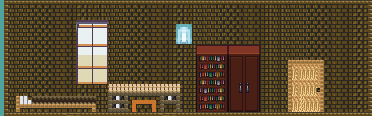

Below is a game level as drawn by its tile map, then a one-line description and the .tmx that defines it (tile-layer data replaced by summaries):
An orthogonal 93x29 tile map with 4x4 px tiles, 5 tile layers (Background, goods, solids, platform, ...), 3 tilesets.

<map version="1.0" orientation="orthogonal" renderorder="right-down" width="93" height="29" tilewidth="4" tileheight="4" backgroundcolor="#4fa39c" nextobjectid="1">
 <tileset firstgid="1" name="town" tilewidth="4" tileheight="4" tilecount="16384" columns="128">
  <image source="town.png" trans="ff00ff" width="512" height="512" />
 </tileset>
 <tileset firstgid="16385" name="base_out_atlas" tilewidth="4" tileheight="4" tilecount="65536" columns="256">
  <image source="base_out_atlas.png" trans="ff00ff" width="1024" height="1024" />
 </tileset>
 <tileset firstgid="81921" name="obj_misk_atlas" tilewidth="4" tileheight="4" tilecount="65536" columns="256">
  <image source="obj_misk_atlas.png" trans="ff00ff" width="1024" height="1024" />
 </tileset>
 <layer name="Background" width="93" height="29">
  <data>[2697 cells, 2583 non-empty, 171 distinct tile ids]</data>
 </layer>
 <layer name="goods" width="93" height="29">
  <data>[2697 cells, 639 non-empty, 289 distinct tile ids]</data>
 </layer>
 <layer name="solids" width="93" height="29">
  <data>[2697 cells, 238 non-empty, 5 distinct tile ids]</data>
 </layer>
 <layer name="platform" width="93" height="29">
  <data>[2697 cells, 0 non-empty, 0 distinct tile ids]</data>
 </layer>
 <layer name="foreground" width="93" height="29">
  <data>[2697 cells, 0 non-empty, 0 distinct tile ids]</data>
 </layer>
</map>
